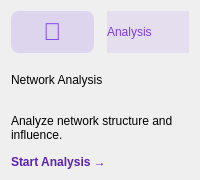
                <widget class="QFrame" name="cardSocial">
                 <property name="minimumSize"><size><width>0</width><height>180</height></size></property>
                 <property name="class" stdset="0"><string>card</string></property>
                 <property name="styleSheet">
                    <string notr="true">
                        #iconSocial { color: #7c3aed; background-color: rgba(124, 58, 237, 0.15); border-radius: 8px; }
                        #badgeSocial { background-color: rgba(124, 58, 237, 0.1); color: #7c3aed; }
                        #btnSocial { background-color: transparent; color: #5b21b6; border: none; font-weight: bold; text-align: left; }
                        #btnSocial:hover { text-decoration: underline; color: #4c1d95; }
                    </string>
                 </property>
                 <layout class="QVBoxLayout" name="vLayout9">
                  <item>
                   <layout class="QHBoxLayout" name="hLayout9">
                    <item>
                     <widget class="QLabel" name="iconSocial">
                      <property name="class" stdset="0"><string>iconLabel</string></property>
                      <property name="text"><string>👥</string></property>
                      <property name="fixedSize"><size><width>45</width><height>45</height></size></property>
                      <property name="alignment"><set>Qt::AlignCenter</set></property>
                      <property name="font"><font><pointsize>18</pointsize></font></property>
                     </widget>
                    </item>
                    <item><spacer name="s9"><property name="orientation"><enum>Qt::Horizontal</enum></property></spacer></item>
                    <item>
                     <widget class="QLabel" name="badgeSocial">
                      <property name="class" stdset="0"><string>badgeLabel</string></property>
                      <property name="text"><string>Analysis</string></property>
                     </widget>
                    </item>
                   </layout>
                  </item>
                  <item>
                   <widget class="QLabel" name="title9">
                    <property name="class" stdset="0"><string>cardTitle</string></property>
                    <property name="text"><string>Network Analysis</string></property>
                   </widget>
                  </item>
                  <item>
                   <widget class="QLabel" name="desc9">
                    <property name="class" stdset="0"><string>cardDesc</string></property>
                    <property name="text"><string>Analyze network structure and influence.</string></property>
                    <property name="wordWrap"><bool>true</bool></property>
                   </widget>
                  </item>
                  <item>
                   <widget class="QPushButton" name="btnSocial">
                    <property name="class" stdset="0"><string>actionBtn</string></property>
                    <property name="text"><string>Start Analysis →</string></property>
                    <property name="cursor"><cursorShape>PointingHandCursor</cursorShape></property>
                   </widget>
                  </item>
                 </layout>
                </widget>
